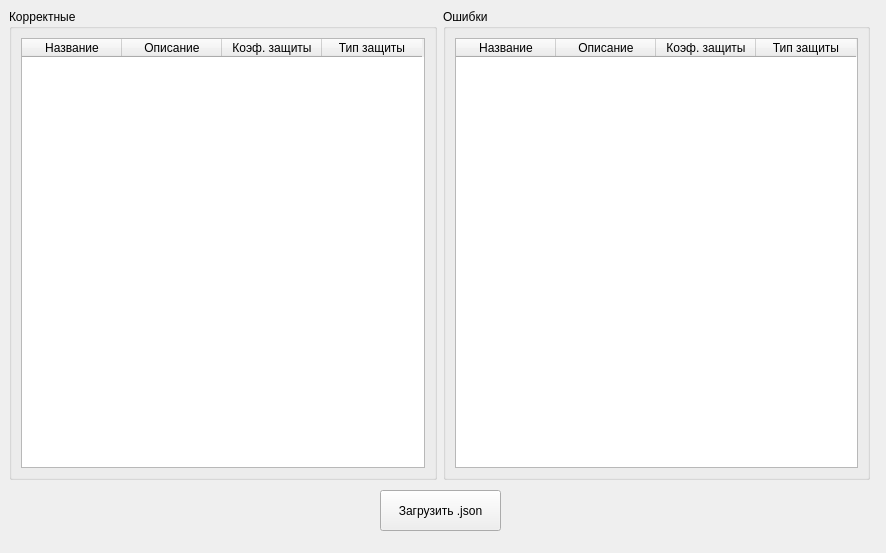
<?xml version="1.0" encoding="UTF-8"?>
<ui version="4.0">
 <class>Program2Window</class>
 <widget class="QMainWindow" name="Program2Window">
  <property name="geometry">
   <rect>
    <x>0</x>
    <y>0</y>
    <width>886</width>
    <height>553</height>
   </rect>
  </property>
  <property name="windowTitle">
   <string>Программа 2</string>
  </property>
  <widget class="QWidget" name="centralwidget">
   <widget class="QPushButton" name="btnLoad">
    <property name="geometry">
     <rect>
      <x>380</x>
      <y>490</y>
      <width>121</width>
      <height>41</height>
     </rect>
    </property>
    <property name="text">
     <string>Загрузить .json</string>
    </property>
   </widget>
   <widget class="QWidget" name="">
    <property name="geometry">
     <rect>
      <x>9</x>
      <y>9</y>
      <width>861</width>
      <height>471</height>
     </rect>
    </property>
    <layout class="QHBoxLayout" name="tablesLayout">
     <item>
      <widget class="QGroupBox" name="groupCorrect">
       <property name="title">
        <string>Корректные</string>
       </property>
       <layout class="QVBoxLayout" name="layoutCorrect">
        <item>
         <widget class="QTableWidget" name="tableCorrect">
          <column>
           <property name="text">
            <string>Название</string>
           </property>
          </column>
          <column>
           <property name="text">
            <string>Описание</string>
           </property>
          </column>
          <column>
           <property name="text">
            <string>Коэф. защиты</string>
           </property>
          </column>
          <column>
           <property name="text">
            <string>Тип защиты</string>
           </property>
          </column>
         </widget>
        </item>
       </layout>
      </widget>
     </item>
     <item>
      <widget class="QGroupBox" name="groupError">
       <property name="title">
        <string>Ошибки</string>
       </property>
       <layout class="QVBoxLayout" name="layoutError">
        <item>
         <widget class="QTableWidget" name="tableError">
          <column>
           <property name="text">
            <string>Название</string>
           </property>
          </column>
          <column>
           <property name="text">
            <string>Описание</string>
           </property>
          </column>
          <column>
           <property name="text">
            <string>Коэф. защиты</string>
           </property>
          </column>
          <column>
           <property name="text">
            <string>Тип защиты</string>
           </property>
          </column>
         </widget>
        </item>
       </layout>
      </widget>
     </item>
    </layout>
   </widget>
  </widget>
 </widget>
 <resources/>
 <connections/>
</ui>
